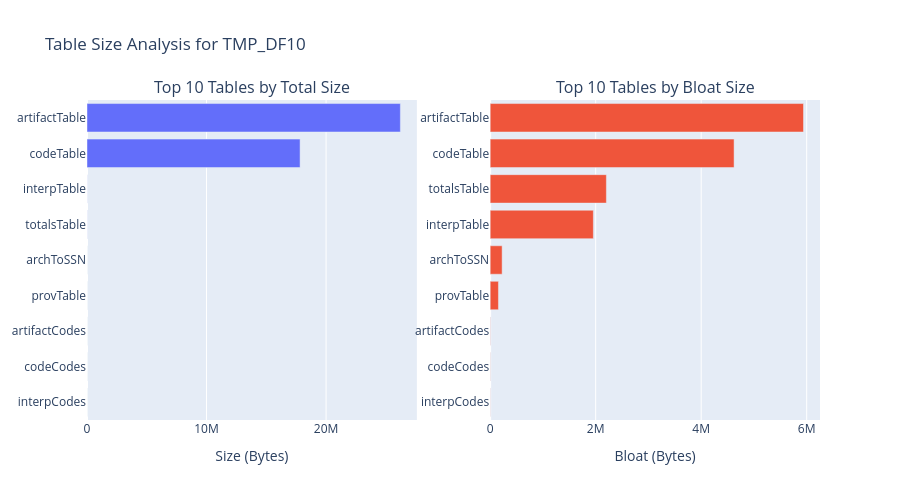

Source (notebook cell):
### Markdown cell above
### 6.3. Results: Table Metrics Summary for `TMP_DF10`

[Instructions for AI Agent]:

Summarize the key findings from the "Table Metrics Summary" output.

[Content to Include]:

- Identify tables with the highest row estimates and highest bloat percentages.
- **For legacy databases:** Note any significant patterns (e.g., for DF9, the consistent 5050 row count across 18 core tables).
- **For benchmark databases:** Note that there is only one table.

### Code cell
display_header("Largest Tables by Total Size and Bloat")

if table_metrics_df is not None and not table_metrics_df.empty:
    # Convert pretty size string to bytes for sorting
    def size_to_bytes(s):
        if not isinstance(s, str):
            return 0
        num, unit = s.split()
        num = float(num)
        if "KB" in unit:
            return num * 1024
        if "MB" in unit:
            return num * 1024**2
        if "GB" in unit:
            return num * 1024**3
        return num

    df_copy = table_metrics_df.copy()
    df_copy["total_bytes"] = df_copy["total_size"].apply(size_to_bytes)
    df_copy["bloat_bytes_val"] = df_copy["bloat_bytes"]

    top_10_size = df_copy.nlargest(10, "total_bytes")
    top_10_bloat = df_copy.nlargest(10, "bloat_bytes_val")

    # Display tables
    display(Markdown("**Top 10 Tables by Total Size**"))
    display(
        top_10_size[["table_name", "total_size", "row_estimate"]].reset_index(drop=True)
    )

    display(Markdown("**Top 10 Tables by Bloat Size**"))
    display(
        top_10_bloat[
            ["table_name", "bloat_size", "bloat_percent", "row_estimate"]
        ].reset_index(drop=True)
    )

    # Create subplots
    fig = make_subplots(
        rows=1,
        cols=2,
        subplot_titles=("Top 10 Tables by Total Size", "Top 10 Tables by Bloat Size"),
    )

    fig.add_trace(
        go.Bar(
            y=top_10_size["table_name"],
            x=top_10_size["total_bytes"],
            orientation="h",
            name="Total Size",
        ),
        row=1,
        col=1,
    )
    fig.add_trace(
        go.Bar(
            y=top_10_bloat["table_name"],
            x=top_10_bloat["bloat_bytes_val"],
            orientation="h",
            name="Bloat Size",
        ),
        row=1,
        col=2,
    )

    fig.update_layout(
        title_text=f"Table Size Analysis for {DATABASE_NAME}",
        height=500,
        showlegend=False,
    )
    fig.update_yaxes(autorange="reversed")
    fig.update_xaxes(title_text="Size (Bytes)", row=1, col=1)
    fig.update_xaxes(title_text="Bloat (Bytes)", row=1, col=2)
    fig.show()
else:
    print("No table metrics data available for plotting.")

### Figure 1 — Plotly figure (JSON) as saved in the notebook; plotly's stock layout.template omitted (floating-point values rounded to 4 significant figures)
{"data": [{"name": "Total Size", "orientation": "h", "type": "bar", "x": [26210000.0, 17830000.0, 7048.0, 6784.0, 944.0, 424.0, 32.0, 32.0, 32.0], "xaxis": "x", "y": ["artifactTable", "codeTable", "interpTable", "totalsTable", "archToSSN", "provTable", "artifactCodes", "codeCodes", "interpCodes"], "yaxis": "y"}, {"name": "Bloat Size", "orientation": "h", "type": "bar", "x": [5939000.0, 4623000.0, 2203000.0, 1956000.0, 227000.0, 157100.0, 4637.0, 3330.0, 2583.0], "xaxis": "x2", "y": ["artifactTable", "codeTable", "totalsTable", "interpTable", "archToSSN", "provTable", "artifactCodes", "codeCodes", "interpCodes"], "yaxis": "y2"}], "layout": {"annotations": [{"font": {"size": 16}, "showarrow": false, "text": "Top 10 Tables by Total Size", "x": 0.225, "xanchor": "center", "xref": "paper", "y": 1, "yanchor": "bottom", "yref": "paper"}, {"font": {"size": 16}, "showarrow": false, "text": "Top 10 Tables by Bloat Size", "x": 0.775, "xanchor": "center", "xref": "paper", "y": 1, "yanchor": "bottom", "yref": "paper"}], "height": 500, "showlegend": false, "title": {"text": "Table Size Analysis for TMP_DF10"}, "xaxis": {"anchor": "y", "domain": [0, 0.45], "title": {"text": "Size (Bytes)"}}, "xaxis2": {"anchor": "y2", "domain": [0.55, 1], "title": {"text": "Bloat (Bytes)"}}, "yaxis": {"anchor": "x", "autorange": "reversed", "domain": [0, 1]}, "yaxis2": {"anchor": "x2", "autorange": "reversed", "domain": [0, 1]}}}
